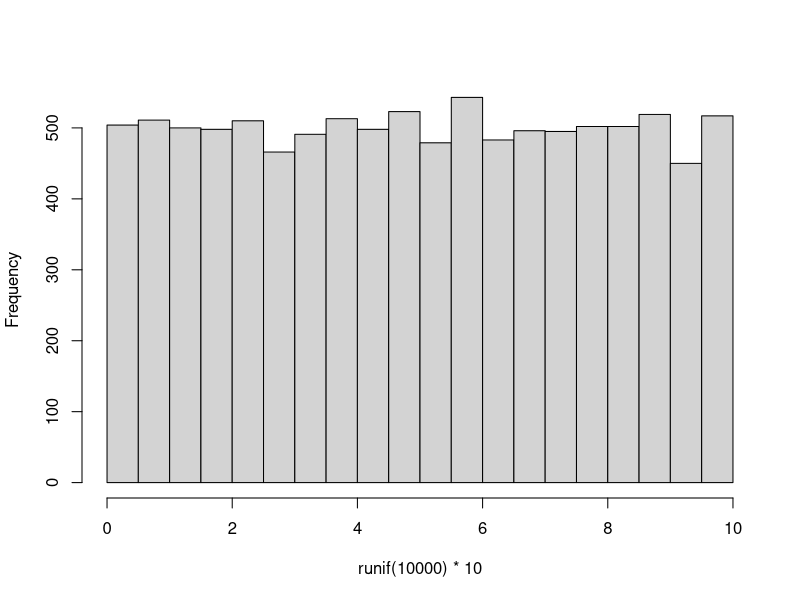
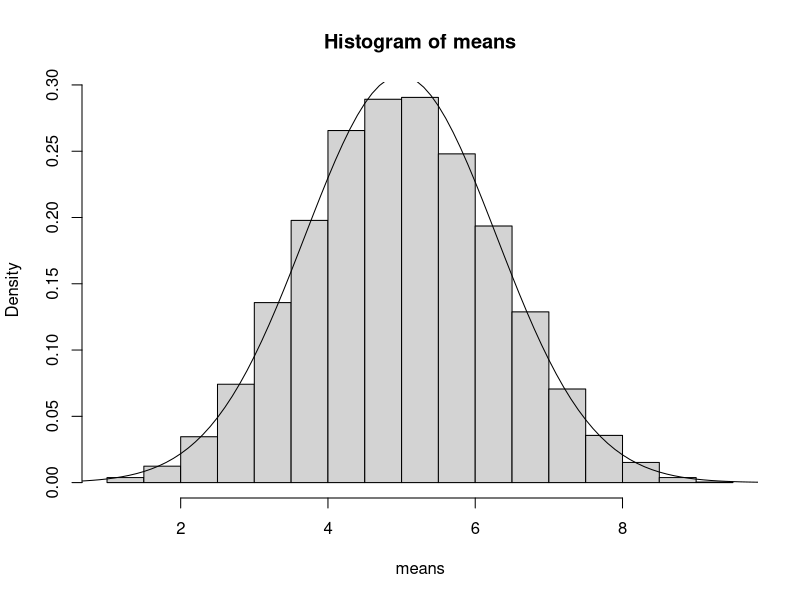

Write the R code that produced these figures, in order.
####  Central Limit Theorm Simulation  ####

# uniform distribution

hist(runif(10000)*10,main="")
means <- numeric(10000)
for (i in 1:10000) {
  means[i] <- mean(runif(5)*10)
}
hist(means,freq=FALSE)
mean(means)
sd(means)
xv <- seq(0,10,0.1)
yv <- dnorm(xv,mean=mean(means),sd=sd(means))
lines(xv,yv)